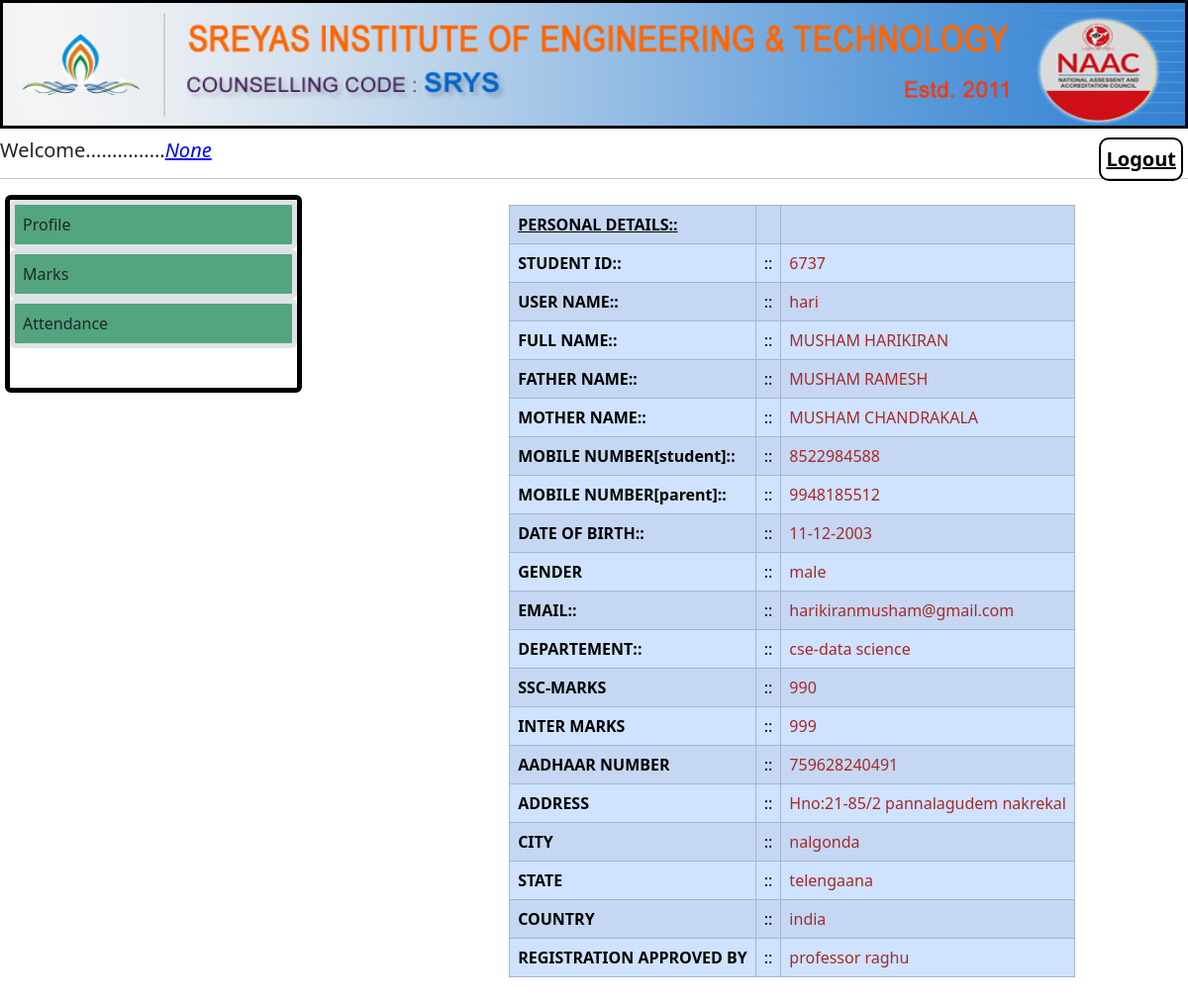
Screenshot of /ppdisplay?stuid=6737 with the database file from the repository.
### tables this page shows
CREATE TABLE "Studentss"(
        sid INTEGER,
        username TEXT,
        password TEXT,
        name TEXT,
        fathername TEXT,
        mothername TEXT,
        mobilenumber INTEGER,
        pmobilenumber INTEGER,
        dob date,
        gender TEXT,
        email TEXT,
        course TEXT,
        sscmarks INTEGER,
        intermarks INTEGER,
        aadharnumber INTEGER,
        address TEXT,
        city TEXT,
        state TEXT,
        country TEXT,
        registrationapproved TEXT,
   
        attendance FLoat Default 0
    );

### app.py (the view)
@app.route("/ppdisplay")
def ppdisplay():
    stuid = request.args.get("stuid")
    pusername = request.args.get("pusername")
    conn = sqlite3.connect('logins2.db')
    cursor = conn.cursor()
    query = "SELECT * from Studentss WHERE sid = ?"
    cursor.execute(query, (stuid, ))
    results = cursor.fetchall()
    print(results)
    if(len(results)==0):
        print("No results please try again")
    else:
        return render_template('welcomeparent.html', stuid=stuid, results = results[0], is_profile=True, pusername=pusername)

### templates/welcomeparent.html (shortened to what this page needs)
<html>
    <head>
        <link href="https://cdn.jsdelivr.net/npm/bootstrap@5.3.1/dist/css/bootstrap.min.css" rel="stylesheet">
    </head>
    <body>
        <div>
            <img src="static/sreyasheader.jpg"  width="100%" height="130px">
        </div>
        <div class="logouts">
            <h5>Welcome...............<span>{{pusername}}</span> </h5>
            <a class="logout" href="{{ url_for('logout')}}">Logout</a>
        </div>
        <hr style="height:5px solid black;">
        <div class="custom-flex">
            <div class="list-group mb-4 abcf">
                <div>
                    <a href="{{ url_for('ppdisplay',stuid=stuid, pusername=pusername) }}" class="list-group-item list-group-item-action border border-5 rounded bg-success p-2 text-dark bg-opacity-75">Profile</a>
                </div>
                <div>
                    <a href="{{ url_for('pmdisplay',stuid=stuid,pusername=pusername,results=results[0]) }}" class="list-group-item list-group-item-action border border-5 rounded bg-success p-2 text-dark bg-opacity-75">Marks</a>
                </div>
                <div>
                    <a href="{{ url_for('padisplay', stuid=stuid, pusername=pusername) }}" class="list-group-item list-group-item-action border border-5 rounded bg-success p-2 text-dark bg-opacity-75">Attendance</a>
                </div>
            </div>
        <div>
    {% if is_profile %}
    <div class="pprofile">
            <table class="table table-primary  table-striped table-hover table-bordered pprofile">
                <tr>
                    <th style="text-decoration:underline;">PERSONAL DETAILS:: </th>
                    <td style="color:black"></td>
                    <td style="color:black"></td>
                </tr>
                <tr>
                    <th>STUDENT ID:: </th>
                    <td>::</td>
                    <td style="color:brown">{{results[0]}}</td>
                </tr>
                <tr>
                    <th>USER NAME:: </th>
                    <td>::</td>
                    <td style="color:brown">{{results[1]}}</td>
                </tr>
                <tr>
                    <th>FULL NAME:: </th>
                    <td>::</td>
                    <td style="color:brown">{{results[3]}}</td>
                </tr>
                <tr>
                    <th>FATHER NAME:: </th>
                    <td>::</td>
                    <td style="color:brown">{{results[4]}}</td>
                </tr>
                <tr>
                    <th>MOTHER NAME:: </th>
                    <td>::</td>
                    <td style="color:brown">{{results[5]}}</td>
                </tr>
                <tr>
                    <th>MOBILE NUMBER[student]:: </th>
                    <td>::</td>
                    <td style="color:brown">{{results[6]}}</td>
                </tr>
                <tr>
                    <th>MOBILE NUMBER[parent]:: </th>
                    <td>::</td>
                    <td style="color:brown">{{results[7]}}</td>
                </tr>
                <tr>
                    <th>DATE OF BIRTH:: </th>
                    <td>::</td>
                    <td style="color:brown">{{results[8]}}</td>
                </tr>
                <tr>
                    <th>GENDER </th>
                    <td>::</td>
                    <td style="color:brown">{{results[9]}}</td>
                </tr>
                <tr>
                    <th>EMAIL:: </th>
                    <td>::</td>
                    <td style="color:brown">{{results[10]}}</td>
                </tr>
                <tr>
                    <th>DEPARTEMENT:: </th>
                    <td>::</td>
                    <td style="color:brown">{{results[11]}}</td>
                </tr>
                <tr>
                    <th>SSC-MARKS</th>
                    <td>::</td>
                    <td style="color:brown">{{results[12]}}</td>
                </tr>
                <tr>
                    <th>INTER MARKS</th>
                    <td>::</td>
                    <td style="color:brown">{{results[13]}}</td>
                </tr>
                <tr>
                    <th>AADHAAR NUMBER</th>
                    <td>::</td>
                    <td style="color:brown">{{results[14]}}</td>
                </tr>
                <tr>
                    <th>ADDRESS</th>
                    <td>::</td>
                    <td style="color:brown">{{results[15]}}</td>
                </tr>
                <tr>
                    <th>CITY</th>
                    <td>::</td>
                    <td style="color:brown">{{results[16]}}</td>
                </tr>
                <tr>
                    <th>STATE</th>
                    <td>::</td>
                    <td style="color:brown">{{results[17]}}</td>
                </tr>
                <tr>
                    <th>COUNTRY</th>
                    <td>::</td>
                    <td style="color:brown">{{results[18]}}</td>
                </tr>
                <tr>
                    <th>REGISTRATION APPROVED BY</th>
                    <td>::</td>
                    <td style="color:brown">{{results[19]}}</td>
                </tr>
            </table>
    </div>
    {% endif %}
        </div>
    </body>
</html>

### templates/welcomeparent.html (style rules this page uses)
img { border:3px solid black; margin-bottom:10px; }
.abcf { display:inline-block; position:absolute; left:5px; margin-top:0px; border:5px solid black; height:200px; right:140px; width:25%; }
.pprofile { position:relative; left:100px; gap:10rem; padding:10px; }
.custom-flex { display: flex; justify-content: center; gap: 5rem; }
span { font-style:italic; text-decoration:underline; text-decoration: uppercase; color:blue; }
.logout { position: absolute; right:5px; top:139px; color:black; font-weight: bold; border:2px solid black; padding:5px; font-size: 20px; border-radius:10px; }

### rows the page displays
Studentss: sid "6737", username "hari", name "MUSHAM HARIKIRAN", fathername "MUSHAM RAMESH", mothername "MUSHAM CHANDRAKALA", mobilenumber "8522984588", pmobilenumber "9948185512", dob "11-12-2003", gender "male", email "harikiranmusham@gmail.com", course "cse-data science", sscmarks "990", intermarks "999", aadharnumber "759628240491", address "Hno:21-85/2 pannalagudem nakrekal", city "nalgonda", state "telengaana", country "india", registrationapproved "professor raghu"

### other values shown
{{ pusername }} "None"
